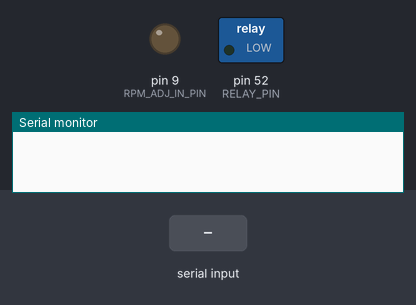
Bench run of a sketch on a simulated Arduino Mega 2560, built with avr-gcc and run on an emulated ATmega2560. Parts: switched loads named in the sketch (green lamp = pin HIGH), output pins drawn as LEDs (lit = HIGH), the last lines printed to the serial monitor. The inputs (shaded band) are chosen by the test bench.

Above: at 1.2 s.
1.3 s: "90,45\n" received over Serial
At 1.45 s:
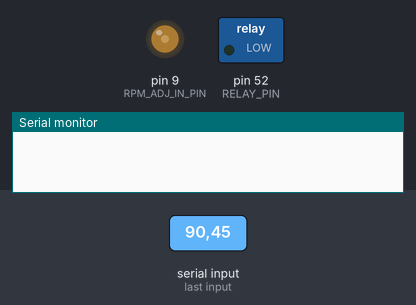
4.3 s: "200\n" received over Serial
7.3 s: "90.45\n" received over Serial
At 7.45 s:
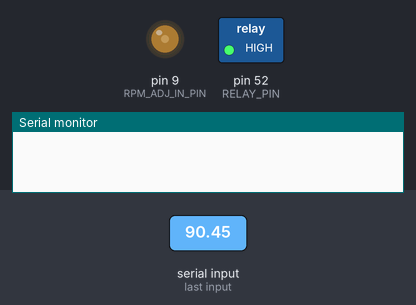
10.3 s: "30,150\n" received over Serial
13.3 s: "90.45\n" received over the second serial link
At 14.0 s:
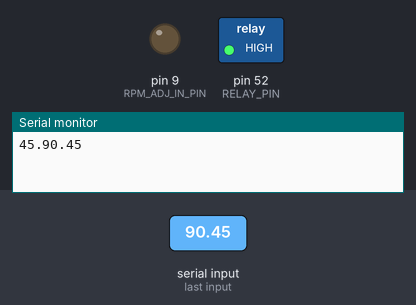
14.8 s: "200\n" received over Serial
At 14.96 s:
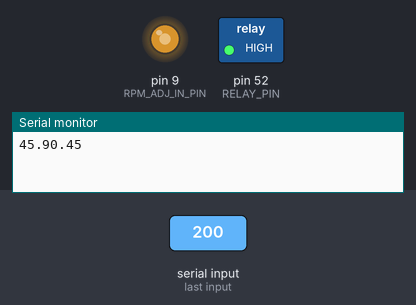
Timing chart, 0 to 18.8 s (numbered marks = the images above; inputs shaded):
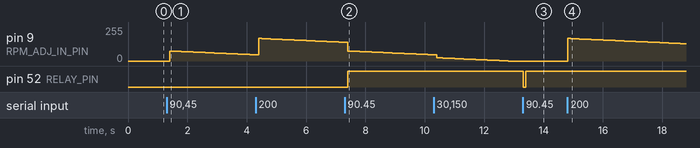

The sketch:

ctrlArduino.ino
```cpp
#define RPM_ADJ_IN_PIN 9
#define RELAY_PIN 52

//#define DEBUGRPM
int rpmAdjVal=0;
String inputString = "";         // a String to hold incoming data
bool stringComplete = false;  // whether the string is complete

String inputString3 = "";         // a String to hold incoming data
bool stringComplete3 = false;  // whether the string is complete

int pwmSet = 0;
int rpmTarget = 0;

int isOn = 0;

void setup() {

  pinMode(RPM_ADJ_IN_PIN, OUTPUT);
  pinMode(RELAY_PIN, OUTPUT);

  Serial.begin(9600);
  Serial3.begin(9600);
  Serial.println();
  Serial.println();

  // reserve 200 bytes for the inputString:
  inputString.reserve(200);
  inputString3.reserve(200);
}

void loop() {
  unsigned int countsPerSecond;
  int liquidAlarm;
  int tempAlarm;

  if(stringComplete)
  {
    //Serial.println(inputString);
    sscanf(inputString.c_str(), "%d.%d", &rpmAdjVal, &isOn);
    //rpmAdjVal = inputString.toInt();
    if (rpmAdjVal > 300 || rpmAdjVal < 0)
    {
      //Serial.println("Value is incorrect. Must be between 0 and 300.");
    }
    else
    {
      rpmTarget = rpmAdjVal;
      pwmSet = (float)rpmTarget*255/300;
    }
    // clear the string:
    inputString = "";
    stringComplete = false;
  }

  if (stringComplete3) {
    //Serial.println(inputString3);

    char char_array[12];
    char isOnState[17];
    strcpy(char_array, inputString3.c_str());
    int ret = sscanf(char_array, "%d.%d.%d", &countsPerSecond, &liquidAlarm, &tempAlarm);

#ifdef DEBUGRPM
    countsPerSecond = 100;
    sprintf(isOnState,"%d.%d.%d.%d", isOn, countsPerSecond, liquidAlarm, tempAlarm);
    Serial.println(isOnState);
#else
    sprintf(isOnState,"%d.", isOn);
    char buf[100];
    strcpy(buf, isOnState);
    strcat(buf, char_array);
    Serial.print(buf);
#endif
    //Serial.println(ret);
    //Serial.println(countsPerSecond);
    //Serial.println(liquidAlarm);
    //Serial.print("pwmSet: ");
    //Serial.println(pwmSet);

    // clear the string:
    inputString3 = "";
    stringComplete3 = false;
  }
  if ((liquidAlarm || tempAlarm) == 1)
  {
    analogWrite(RPM_ADJ_IN_PIN,0);
    digitalWrite(RELAY_PIN, LOW);
  }
  else
  {
    int rpmVal = countsPerSecond * 60 / 32;
    if (rpmVal-480/32 > rpmTarget && pwmSet > 0)
    {
      pwmSet--;
    }
    else if (rpmVal+480/32 < rpmTarget && pwmSet < 255)
    {
      pwmSet++;
    }
    analogWrite(RPM_ADJ_IN_PIN,pwmSet);
    digitalWrite(RELAY_PIN, HIGH && isOn);
  }
  delay(100);
}

void serialEvent3() {
  while (Serial3.available()) {
    // get the new byte:
    char inChar = (char)Serial3.read();
    // add it to the inputString:
    inputString3 += inChar;
    // if the incoming character is a newline, set a flag so the main loop can
    // do something about it:
    if (inChar == '\n') {
      stringComplete3 = true;
    }
  }
}

void serialEvent() {
  while (Serial.available()) {
    // get the new byte:
    char inChar = (char)Serial.read();
    // add it to the inputString:
    inputString += inChar;
    // if the incoming character is a newline, set a flag so the main loop can
    // do something about it:
    if (inChar == '\n') {
      stringComplete = true;
    }
  }
}
```

Measured:
- after the input at 1.3 s, pin 9 (RPM_ADJ_IN_PIN): 0/255 → 75/255 after 0.10 s, → 74/255 0.10 s later, → 73/255 0.10 s later, → 72/255 0.10 s later, … (29 changes in this stretch)
- after the input at 7.3 s, pin 52 (RELAY_PIN): LOW → HIGH after 0.11 s
- after the input at 13.3 s, pin 52 (RELAY_PIN): HIGH → LOW at once, → HIGH 0.10 s later
- after the input at 14.8 s, pin 9 (RPM_ADJ_IN_PIN): 0/255 → 169/255 at once, → 168/255 0.10 s later, → 167/255 0.10 s later, → 166/255 0.10 s later, … (40 changes in this stretch)
